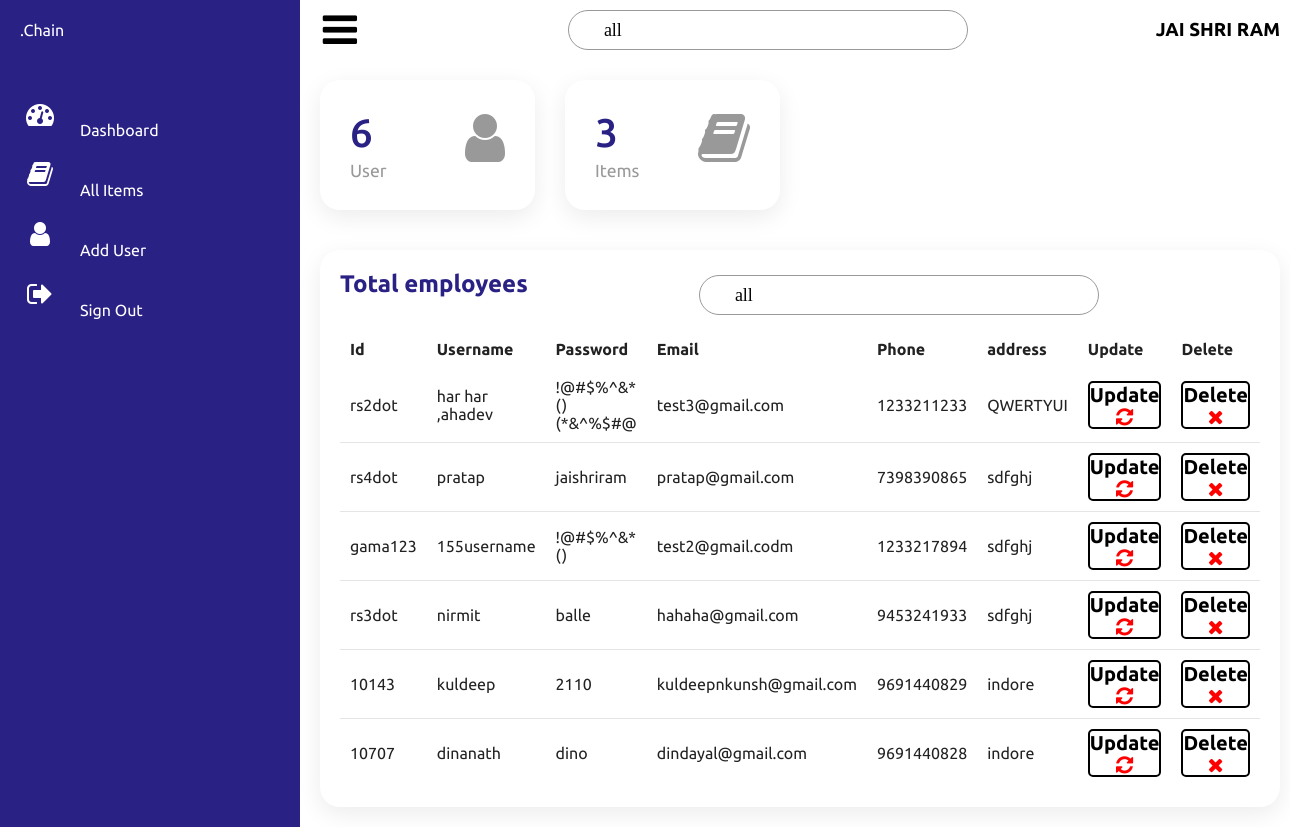
The page /admin/har har ,ahadev (signed in) on the database its author committed.
### tables this page shows
CREATE TABLE dotchainstaff (ID VARCHAR(6) PRIMARY KEY NOT NULL UNIQUE,USERNAME VARCHAR(20) NOT NULL UNIQUE, PASSWORD TEXT NOT NULL, EMAIL TEXT NOT NULL UNIQUE,PHONENUMBER  INT NOT NULL UNIQUE,ADDRESS TEXT NOT NULL);

### main.py (the view, shortened to what this page needs)
@app.route('/admin/<username>', methods=['GET','POST'])
def admin(username):
  if ('user' in session and session['user'] == "jaishriram"):
    userdata=showdata()
    totalemp=len(userdata)
    conn = sqlite3.connect('flask.db')
    cursor = conn.cursor()
    cursor.execute('SELECT * FROM dotchainblogtable')
    blogdata=cursor.fetchall()
    blogdatalen=len(blogdata)
    conn.close()
    return render_template('admindashboard.html',username=username,userdata=userdata,totalemp=totalemp,blogdata=blogdata,blogdatalen=blogdatalen)
  if('user' not in session):
    return render_template('adminlogin.html')
  else:
    return redirect(url_for('staffpanel',username=session['user']))

### main.py (called while the page is built)
def showdata():
  conn = sqlite3.connect('flask.db')
  cursor = conn.cursor()
  cursor.execute('SELECT * FROM dotchainstaff')
  userdata=cursor.fetchall()
  conn.close()
  return userdata

### templates/admindashboard.html (shortened to what this page needs)
<html lang="en">
<head>
    <link href="{{ url_for('static', filename='css/adminlayout.css') }}" rel="stylesheet">
    <link rel="stylesheet" href="https://cdnjs.cloudflare.com/ajax/libs/font-awesome/4.7.0/css/font-awesome.min.css">
</head>
<body>
    <div class="container">
        <div class="navigation">
            <ul>
                <li>
                    <div class="a">
                        <span class="title">.Chain</span>
                    </div>
                </li>
                <li data-li="emptable" class="activedashboardtab">
                    <div class="a">
                        <span class="icon">
                            <i class="fa fa-dashboard"></i>
                        </span>
                        <span class="title">Dashboard</span>
                    </div>
                </li>
                <li data-li="allblogs">
                    <div class="a">
                        <span class="icon">
                            <i class="fa fa-book"></i>
                        </span>
                        <span class="title">All Items</span>
                    </div>
                </li>
                <li data-li="addemp">
                    <div class="a">
                        <span class="icon">
                            <i class="fa fa-user"></i>
                        </span>
                        <span class="title">Add User</span>
                    </div>
                </li>
                <li>
                    <a href="/logout">
                        <span class="icon">
                            <i class="fa fa-sign-out"></i>
                        </span>
                        <span class="title">Sign Out</span>
                    </a>
                </li>
            </ul>
        </div>
        <div class="main">
            <div class="topbar">
                <div class="toggle">
                    <i class="fa fa-bars"></i>
                </div>
                <form action="/admin/search/blog" method="post">
                         <div class="search">
                            <label>
                                <input name ="search_blog" type="text" placeholder="search blog" value="all">
                            </label>
                        </div>
                       </form>
                <h3>JAI SHRI RAM</h3>
            </div>
            <div class="cardBox">
                <div class="card">
                    <div>
                        <div class="numbers">{{totalemp}}</div>
                        <div class="cardName">User</div>
                    </div>
                    <div class="iconBx">
                        <i class="fa fa-user"></i>
                    </div>
                </div>
                <div class="card">
                    <div>
                        <div class="numbers">{{blogdatalen}}</div>
                        <div class="cardName">Items</div>
                    </div>
                    <div class="iconBx">
                        <i class="fa fa-book"></i>
                    </div>
                </div>
            </div>
            <div class="details emptable admintabs">
                <div class="recentOrders">
                    <div class="cardHeader">
                        <h2>Total employees</h2>
                       <form action="/admin/search" method="post">
                         <div class="search">
                            <label>
                                <input name ="search_emp" type="text" placeholder="search emp" value="all">
                            </label>
                        </div>
                       </form>
                    </div>
                    <table>
                        <thead>
                            <tr>
                                <td>Id</td>
                                <td>Username</td>
                                <td>Password</td>
                                <td>Email</td>
                                <td>Phone</td>
                                <td>address</td>
                                <td>Update</td>
                                <td>Delete</td>
                            </tr>
                        </thead>
                        <tbody>
                          {% for item in userdata%}
                            <tr>
                                <td>{{item[0]}}</td>
                                <td>{{item[1]}}</td>
                                <td>{{item[2]}}</td>
                                <td>{{item[3]}}</td>
                                <td>{{item[4]}}</td>
                                <td>{{item[5]}}</td>
                                <td>
                                  <a data-toggle="modal" data-target="#adminupdate{{item[0]}}"><button class="btn" onclick="openForm(event)" data-form-id="adminupdate{{item[0]}}">Update<i class="fa fa-refresh"></i></button></a>
                                </td>
                                <td>
                                  <a href="/deletestaff/{{item[0]}}">
                                    <button class="btn" onclick="return confirm('are you sure you want to delete?')">Delete<i class="fa fa-remove"></i></button>
                                  </a>
                                </td>
                            </tr>
                          {%endfor%}
                        </tbody>
                    </table>
                </div>
            </div>
        </div>
    </div>
</body>
</html>

### static/css/adminlayout.css (style rules this page uses)
* { font-family: "Ubuntu", sans-serif; margin: 0; padding: 0; box-sizing: border-box; }
:root { --blue: #2a2185; --white: #fff; --gray: #f5f5f5; --black1: #222; --black2: #999; }
body { min-height: 100vh; overflow-x: hidden; }
.container { position: relative; width: 100%; }
.navigation { position: fixed; width: 300px; height: 100%; background: var(--blue); border-left: 10px solid var(--blue); transition: 0.5s; overflow: hidden; }
.navigation ul { position: absolute; top: 0; left: 0; width: 100%; }
.navigation ul li { position: relative; width: 100%; list-style: none; border-top-left-radius: 30px; border-bottom-left-radius: 30px; }
.navigation ul li:nth-child(1) { margin-bottom: 40px; pointer-events: none; }
.navigation ul li a,.navigation ul li .a { position: relative; display: block; width: 100%; display: flex; text-decoration: none; color: var(--white); }
.navigation ul li a .icon ,.navigation ul li .a .icon { position: relative; display: block; min-width: 60px; height: 60px; line-height: 75px; text-align: center; }
.navigation ul li a .icon i ,.navigation ul li .a .icon i { font-size: 1.75rem; }
.navigation ul li a .title,.navigation ul li .a .title { position: relative; display: block; padding: 0 10px; height: 60px; line-height: 60px; text-align: start; white-space: nowrap; }
.main { position: absolute; width: calc(100% - 300px); left: 300px; min-height: 100vh; background: var(--white); transition: 0.5s; }
.topbar { width: 100%; height: 60px; display: flex; justify-content: space-between; align-items: center; padding: 0 10px; }
.toggle { position: relative; width: 60px; height: 60px; display: flex; justify-content: center; align-items: center; font-size: 2.5rem; cursor: pointer; }
.search { position: relative; width: 400px; margin: 0 10px; }
.search label { position: relative; width: 100%; }
.search label input { width: 100%; height: 40px; border-radius: 40px; padding: 5px 20px; padding-left: 35px; font-size: 18px; outline: none; border: 1px solid var(--black2); }
.cardBox { position: relative; width: 100%; padding: 20px; display: grid; grid-template-columns: repeat(4, 1fr); grid-gap: 30px; }
.cardBox .card { position: relative; background: var(--white); padding: 30px; border-radius: 20px; display: flex; justify-content: space-between; cursor: pointer; box-shadow: 0 7px 25px rgba(0, 0, 0, 0.08); }
.cardBox .card .numbers { position: relative; font-weight: 500; font-size: 2.5rem; color: var(--blue); }
.cardBox .card .cardName { color: var(--black2); font-size: 1.1rem; margin-top: 5px; }
.cardBox .card .iconBx { font-size: 3.5rem; color: var(--black2); }
.details { position: relative; width: 100%; padding: 20px; display: grid; grid-template-columns: 1fr; grid-gap: 30px; }
.details .recentOrders { position: relative; display: grid; min-height: 500px; background: var(--white); padding: 20px; box-shadow: 0 7px 25px rgba(0, 0, 0, 0.08); border-radius: 20px; }
.details .cardHeader { display: flex; justify-content: space-between; align-items: flex-start; }
.cardHeader h2 { font-weight: 600; color: var(--blue); }
.details table { width: 100%; border-collapse: collapse; margin-top: 10px; }
.recentOrders table tr .btn { border:2px solid black; border-radius: 5px; font-size: 20px; font-weight: bolder; cursor: pointer; background-color: white; }
.recentOrders table tr .btn i { color:red; }
.details table thead td { font-weight: 600; }
.details .recentOrders table tr { color: var(--black1); border-bottom: 1px solid rgba(0, 0, 0, 0.1); }
.details .recentOrders table tr:last-child { border-bottom: none; }
.details .recentOrders table tr td { padding: 10px; }
input { outline: none; appearance: unset !important; -moz-appearance: unset !important; -webkit-appearance: unset !important; -o-appearance: unset !important; -ms-appearance: unset !important }
input { margin: 5px; width: 100%; font-size: 20px; display: block; border: none; border-bottom: 1px solid #999; padding: 6px 30px; font-family: Poppins; box-sizing: border-box }
label { position: absolute; }

### rows shown on the page
dotchainstaff: ID "rs2dot", USERNAME "har har ,ahadev", PASSWORD "!@#$%^&*()(*&^%$#@", EMAIL "test3@gmail.com", PHONENUMBER "1233211233", ADDRESS "QWERTYUI"
dotchainstaff: ID "rs4dot", USERNAME "pratap", PASSWORD "jaishriram", EMAIL "pratap@gmail.com", PHONENUMBER "7398390865", ADDRESS "sdfghj"
dotchainstaff: ID "gama123", USERNAME "155username", PASSWORD "!@#$%^&*()", EMAIL "test2@gmail.codm", PHONENUMBER "1233217894", ADDRESS "sdfghj"
dotchainstaff: ID "rs3dot", USERNAME "nirmit", PASSWORD "balle", EMAIL "hahaha@gmail.com", PHONENUMBER "9453241933", ADDRESS "sdfghj"
dotchainstaff: ID "10143", USERNAME "kuldeep", PASSWORD "2110", EMAIL "kuldeepnkunsh@gmail.com", PHONENUMBER "9691440829", ADDRESS "indore"
dotchainstaff: ID "10707", USERNAME "dinanath", PASSWORD "dino", EMAIL "dindayal@gmail.com", PHONENUMBER "9691440828", ADDRESS "indore"

### other values the page prints
{{ totalemp }} "6"
{{ blogdatalen }} "3"
